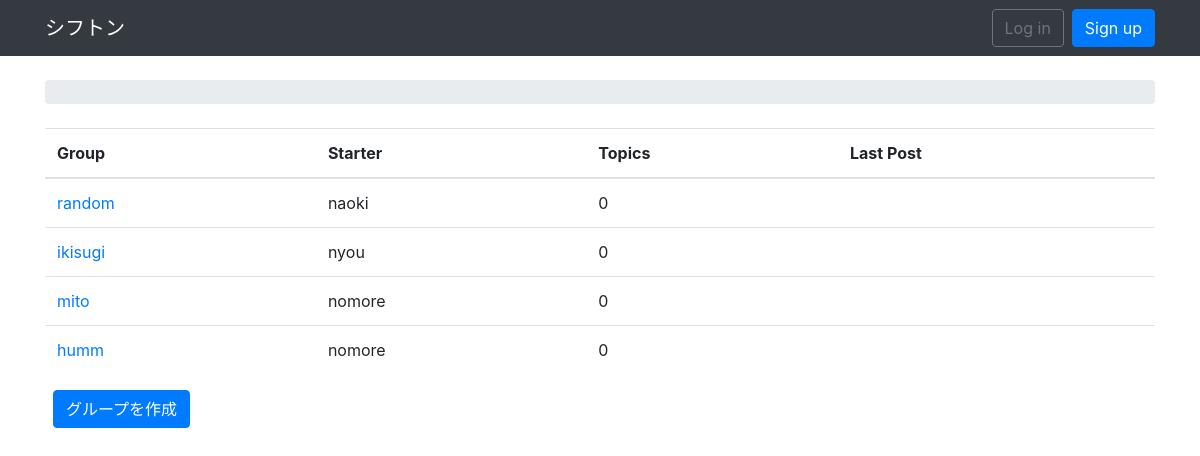
The app's page /, older data.
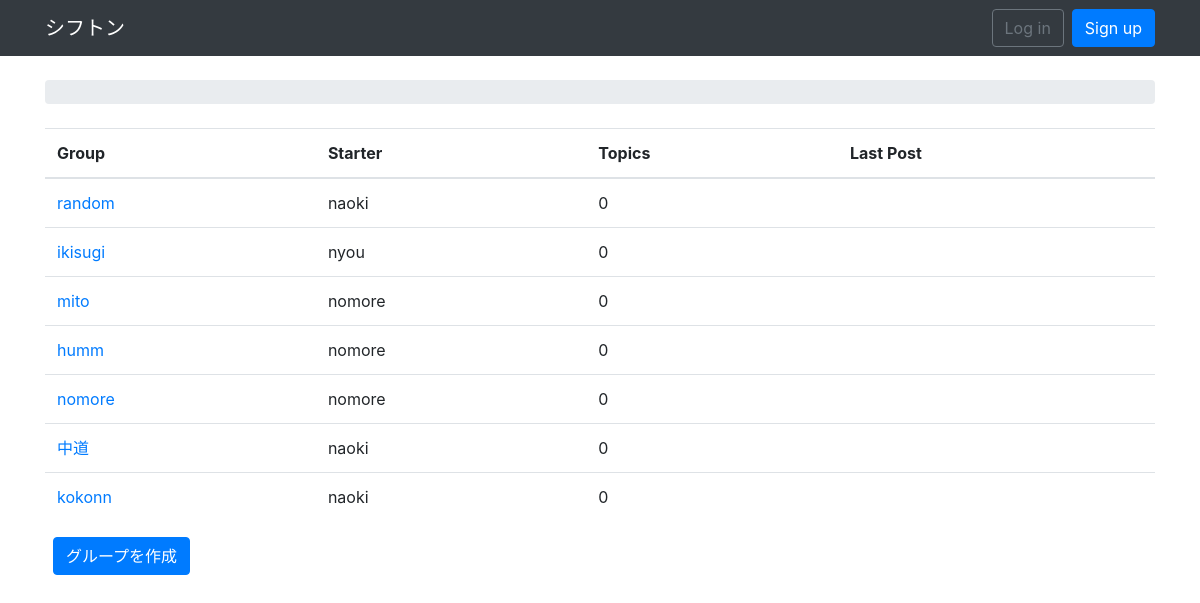
The same page, newer data.
### boards/models.py (models this page shows)
class Department(models.Model):
    name =  models.CharField(max_length=30, unique=True)
    password =  models.CharField(max_length=30)
    created_by = models.ForeignKey(User, null=True,on_delete=models.CASCADE)

### accounts/models.py (models this page shows)
class User(AbstractUser):
    gendar = models.CharField("性別", max_length=2, choices=GENDER_CHOICES, blank=True)
    belongs = models.ManyToManyField('boards.Department')

### boards/views.py (the view)
# urls.py: 2. Add a URL to urlpatterns:  path('', views.home, name='home')
def home(request):
    boards = Board.objects.all()
    groups = Department.objects.all()
    return render(request, 'home.html',{'boards':boards,'groups':groups})

### templates/home.html
{% extends 'base.html' %}
{% block content %}
  <table class="table">
    <thead class="thead-inverse">
      <tr>
        <th>Group</th>
        <th>Starter</th>
        <th>Topics</th>
        <th>Last Post</th>
      </tr>
    </thead>
    <tbody>
      {% for group in groups %}
        <tr>
          <td>
            <a href="{% url 'group_page' group.pk %}">{{ group.name }}</a>
          </td>
          <td class="align-middle">{{ group.created_by }}</td>
          <td class="align-middle">0</td>
          <td></td>
        </tr>
      {% endfor %}
    </tbody>
  </table>
  <a href="{% url 'group_create' %}" class="btn btn-primary ml-2">グループを作成</a>
{% endblock %}

### templates/base.html (shortened to what this page needs)
{% load static %}<!DOCTYPE html>
<html>
  <head>
    <link rel="stylesheet" href="{% static 'css/bootstrap.min.css' %}">
    <link rel="stylesheet" href="{% static 'css/app.css' %}">
  </head>
  <body>
    {% block body %}
    <nav class="navbar navbar-expand-sm navbar-dark bg-dark">
      <div class="container">
        <a class="navbar-brand" href="{% url 'home' %}">シフトン</a>
        <div class="collapse navbar-collapse" id="mainMenu">
          {% if user.is_authenticated %}
            <ul class="navbar-nav ml-auto">
              <li class="nav-item dropdown">
                <a class="nav-link dropdown-toggle" href="#" id="userMenu" data-toggle="dropdown" aria-haspopup="true" aria-expanded="false">
                  {{ user.username }}
                </a>
                <div class="dropdown-menu dropdown-menu-right" aria-labelledby="userMenu">
                  <a class="dropdown-item" href="#">My account</a>
                  <a class="dropdown-item" href="#">Change password</a>
                  <div class="dropdown-divider"></div>
                  <a class="dropdown-item" href="{% url 'logout' %}">Log out</a>
                </div>
              </li>
            </ul>
          {% else %}
            <form class="form-inline ml-auto">
              <a href="{% url 'login' %}" class="btn btn-outline-secondary">Log in</a>
              <a href="{% url 'signup' %}" class="btn btn-primary ml-2">Sign up</a>
            </form>
          {% endif %}
        </div>
      </div>
    </nav>
  <div class="container">
    <ol class="breadcrumb my-4">
    </ol>
    {% block content %}
    {% endblock %}
  </div>
{% endblock body %}
  </body>
</html>

### static/css/app.css (style rules this page uses)
html, body { height: 100%; }
.navbar-brand { font-family: 'Peralta', cursive; }

Row changes from the older to the newer data that the page shows:
added Department: name "nomore", created_by "nomore"
added Department: name "中道", created_by "naoki"
added Department: name "kokonn", created_by "naoki"
